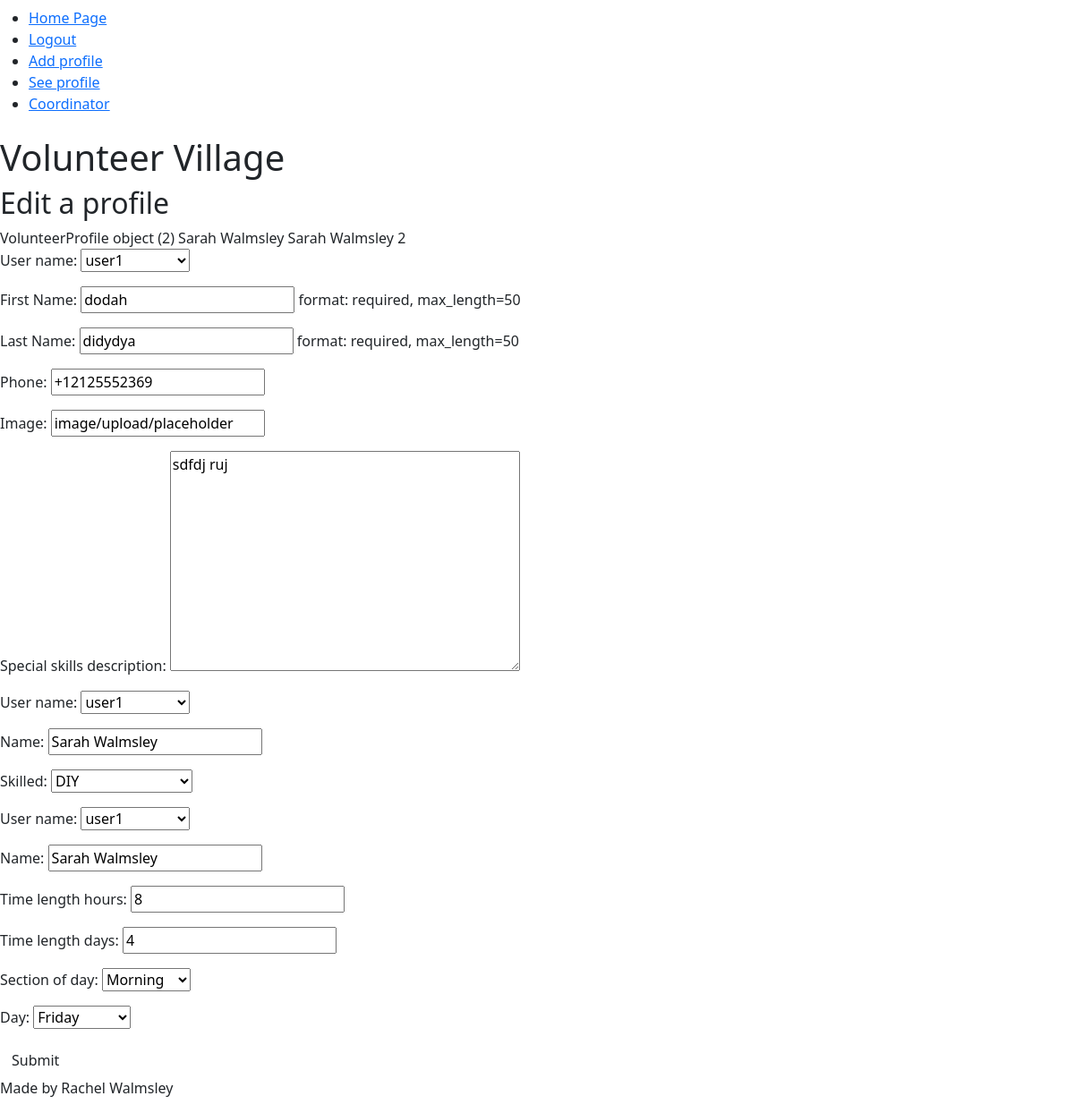
The page /edit_profile (signed in) on the database its author committed.
### volunteer/models.py (models this page shows)
class VolunteerProfile(models.Model):
    user_name = models.OneToOneField(User, on_delete=models.CASCADE)
    time_link = models.ForeignKey(TimePeriod, on_delete=models.CASCADE, null=True, blank=True)
    skills_link = models.ForeignKey(Skills, on_delete=models.CASCADE, null=True, blank=True)
    fname = models.CharField(
        max_length=50,
        null=False,
        blank=False,
        verbose_name='First Name',
        help_text='format: required, max_length=50',
    )
    lname = models.CharField(
        max_length=50,
        null=False,
        blank=False,
        verbose_name='Last Name',
        help_text='format: required, max_length=50',
    )
    phone = PhoneNumberField(
        max_length=12,
        blank=False,
        null=False,
    )
    created_on = models.DateTimeField(
        auto_now_add=True,
    )
    updated_on = models.DateTimeField(
        auto_now_add = True,
    )
    profile_picture = CloudinaryField(
        'image', default='placeholder',
    )
    special_skills_description = models.TextField(
        null=False,
        blank=True,
        verbose_name='special skills description',
    )
    activated = models.BooleanField(
        default=False,
    )
    '''def get_fname(self):
        """Get the first name of the volunteer"""
        return [self.fname]

    def get_lname(self):
        """Get the last name of the volunteer"""
        return [self.lname]

    def get_phone(self):
        """Get the phone number of the volunteer"""
        return [self.phone]

    def get_created_on(self):
        """Get the date the volunteer created the profile"""
        return [self.created_on]

    def get_updated_on(self):
        """Get the date the profile was last updated"""
        return [self.updated_on]

    def get_profile_picture(self):
        """Get the profile picture of the volunteer"""
        return [self.profile_picture]

    def get_special_skills_description(self):
        """Get the information provided by volunteer of special skills"""
        return [self.special_skills_description]'''

class Skills(models.Model):
    user_name = models.OneToOneField(User, on_delete=models.CASCADE)
    name = models.CharField(max_length=128)
    skilled = models.IntegerField(choices=SkillChoices.SKILL_CHOICES,)
    time_link = models.ManyToManyField(TimePeriod, through="VolunteerProfile")
    def __str__(self):
        return self.name

class TimePeriod(models.Model):
    user_name = models.OneToOneField(User, on_delete=models.CASCADE)
    name = models.CharField(max_length=128)
    time_length_hours = models.PositiveSmallIntegerField(
        default=0,
        validators=[
            MaxValueValidator(168), #168 hours in a week
        ])
    time_length_days = models.PositiveSmallIntegerField(
        default=0,
        validators=[
            MaxValueValidator(7), #7 days in a week
        ])
    section_of_day = models.IntegerField(choices=PART_OF_DAY, default = 0)
    day = models.IntegerField(choices=DAYS_OF_WEEK, default = 0)
    def __str__(self):
        return self.name

### volunteer/views.py (the view, shortened to what this page needs)
# urls.py: path("edit_profile", views.edit_profile, name="edit"),
def edit_profile(request):
    pk_logged_in = request.user.pk
    people = get_object_or_404(VolunteerProfile, id=pk_logged_in)
    skilled = get_object_or_404(Skills, user_name_id =pk_logged_in)
    availabilities = get_object_or_404(TimePeriod, user_name_id =pk_logged_in)
    form = ProfileForm(instance = people)
    form2 = SkillsForm(instance = skilled)
    form3 = TimeForm(instance = availabilities)
    context = {
        'form': form,
        'form2': form2,
        'form3': form3,
        'people': people,
        'skilled': skilled,
        'availabilities': availabilities,
        'pk_logged_in': pk_logged_in
    }
    return render(request, 'volunteer/edit_profile.html', context)

### volunteer/forms.py
class ProfileForm(forms.ModelForm):
    class Meta:
        model = VolunteerProfile
        fields = ('user_name', 'fname', 'lname', 'phone', 'profile_picture', 'special_skills_description')

class SkillsForm(forms.ModelForm):
    class Meta:
        model = Skills
        fields = ('user_name', 'name', 'skilled',)

### templates/volunteer/edit_profile.html (shortened to what this page needs)
{% extends "base.html" %}
{% block content %}
<h2>Edit a profile</h2>
{{ people }} {{ skilled }} {{ availabilities }} {{ pk_logged_in }}
<form method="post">
    {{ form.as_p }}
    {{ form2.as_p }}
    {{ form3.as_p }}
    <button type="submit" class="btn">Submit</button>
</form>
{% endblock %}

### rows shown on the page
VolunteerProfile: id "VolunteerProfile object (2)", user_name "user1", fname "dodah", lname "didydya", phone "+12125552369", profile_picture "image/upload/placeholder", special_skills_description "sdfdj ruj"
Skills: name "Sarah Walmsley", user_name "user1", skilled "DIY"
TimePeriod: name "Sarah Walmsley", user_name "user1", time_length_hours "8", time_length_days "4", section_of_day "Morning", day "Friday"

### other values the page prints
{{ pk_logged_in }} "2"
